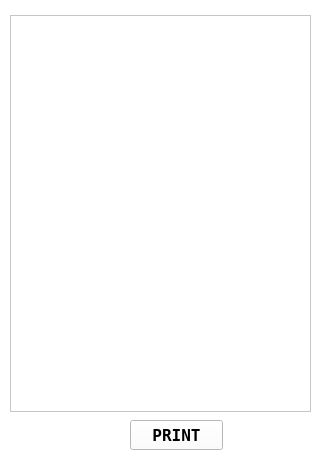
<?xml version="1.0" encoding="UTF-8"?>
<ui version="4.0">
 <class>Hadware</class>
 <widget class="QWidget" name="Hadware">
  <property name="geometry">
   <rect>
    <x>0</x>
    <y>0</y>
    <width>320</width>
    <height>460</height>
   </rect>
  </property>
  <property name="windowTitle">
   <string>Hadware</string>
  </property>
  <property name="styleSheet">
   <string notr="true">background-color: rgb(255, 255, 255);</string>
  </property>
  <widget class="QTextEdit" name="textEdit">
   <property name="geometry">
    <rect>
     <x>10</x>
     <y>15</y>
     <width>301</width>
     <height>397</height>
    </rect>
   </property>
   <property name="font">
    <font>
     <family>DejaVu Sans Mono</family>
     <pointsize>12</pointsize>
     <weight>75</weight>
     <bold>true</bold>
    </font>
   </property>
  </widget>
  <widget class="QPushButton" name="pushButtonPrint">
   <property name="geometry">
    <rect>
     <x>130</x>
     <y>420</y>
     <width>93</width>
     <height>30</height>
    </rect>
   </property>
   <property name="font">
    <font>
     <family>DejaVu Sans Mono</family>
     <pointsize>12</pointsize>
     <weight>75</weight>
     <bold>true</bold>
    </font>
   </property>
   <property name="text">
    <string>PRINT</string>
   </property>
  </widget>
 </widget>
 <layoutdefault spacing="6" margin="11"/>
 <resources/>
 <connections/>
</ui>
